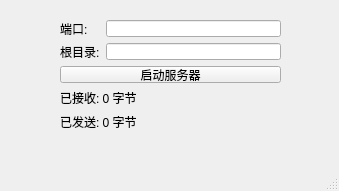
<?xml version="1.0" encoding="UTF-8"?>
<ui version="4.0">
 <class>MainWindow</class>
 <widget class="QMainWindow" name="MainWindow">
  <property name="geometry">
   <rect>
    <x>0</x>
    <y>0</y>
    <width>339</width>
    <height>191</height>
   </rect>
  </property>
  <property name="windowTitle">
   <string>MainWindow</string>
  </property>
  <widget class="QWidget" name="centralwidget">
   <widget class="QWidget" name="centralwidget_2">
    <property name="geometry">
     <rect>
      <x>60</x>
      <y>20</y>
      <width>221</width>
      <height>111</height>
     </rect>
    </property>
    <layout class="QVBoxLayout" name="verticalLayout_7">
     <item>
      <layout class="QFormLayout" name="formLayout_4">
       <item row="0" column="0">
        <widget class="QLabel" name="portLabel">
         <property name="text">
          <string>端口:</string>
         </property>
        </widget>
       </item>
       <item row="0" column="1">
        <widget class="QLineEdit" name="portEdit_4"/>
       </item>
       <item row="1" column="1">
        <widget class="QLineEdit" name="rootEdit_4"/>
       </item>
       <item row="2" column="0" colspan="2">
        <widget class="QPushButton" name="startBtn_4">
         <property name="text">
          <string>启动服务器</string>
         </property>
        </widget>
       </item>
       <item row="1" column="0">
        <widget class="QLabel" name="rootLabel">
         <property name="text">
          <string>根目录:</string>
         </property>
        </widget>
       </item>
      </layout>
     </item>
     <item>
      <widget class="QLabel" name="recvLabel_4">
       <property name="text">
        <string>已接收: 0 字节</string>
       </property>
      </widget>
     </item>
     <item>
      <widget class="QLabel" name="sendLabel_4">
       <property name="text">
        <string>已发送: 0 字节</string>
       </property>
      </widget>
     </item>
     <item>
      <spacer name="verticalSpacer_4">
       <property name="orientation">
        <enum>Qt::Orientation::Vertical</enum>
       </property>
       <property name="sizeHint" stdset="0">
        <size>
         <width>20</width>
         <height>40</height>
        </size>
       </property>
      </spacer>
     </item>
    </layout>
   </widget>
  </widget>
  <widget class="QMenuBar" name="menubar">
   <property name="geometry">
    <rect>
     <x>0</x>
     <y>0</y>
     <width>339</width>
     <height>17</height>
    </rect>
   </property>
  </widget>
  <widget class="QStatusBar" name="statusbar"/>
 </widget>
 <resources/>
 <connections/>
</ui>
